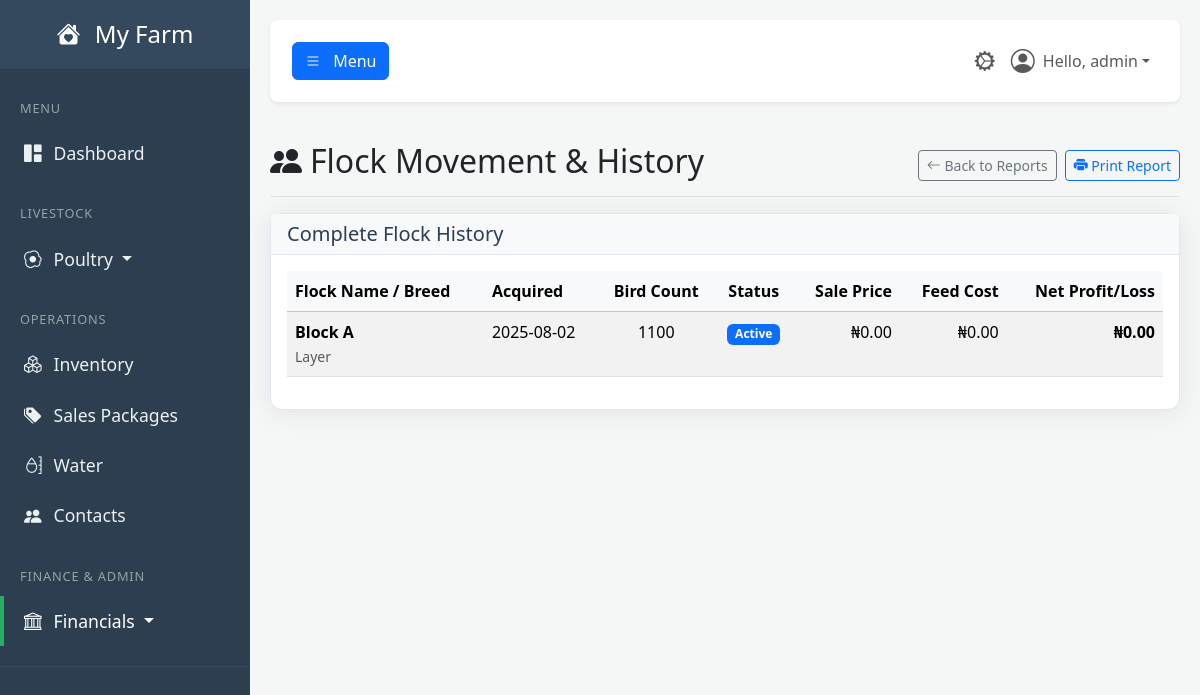
/report/flock-movement (signed in), run on an earlier commit of the app's database.
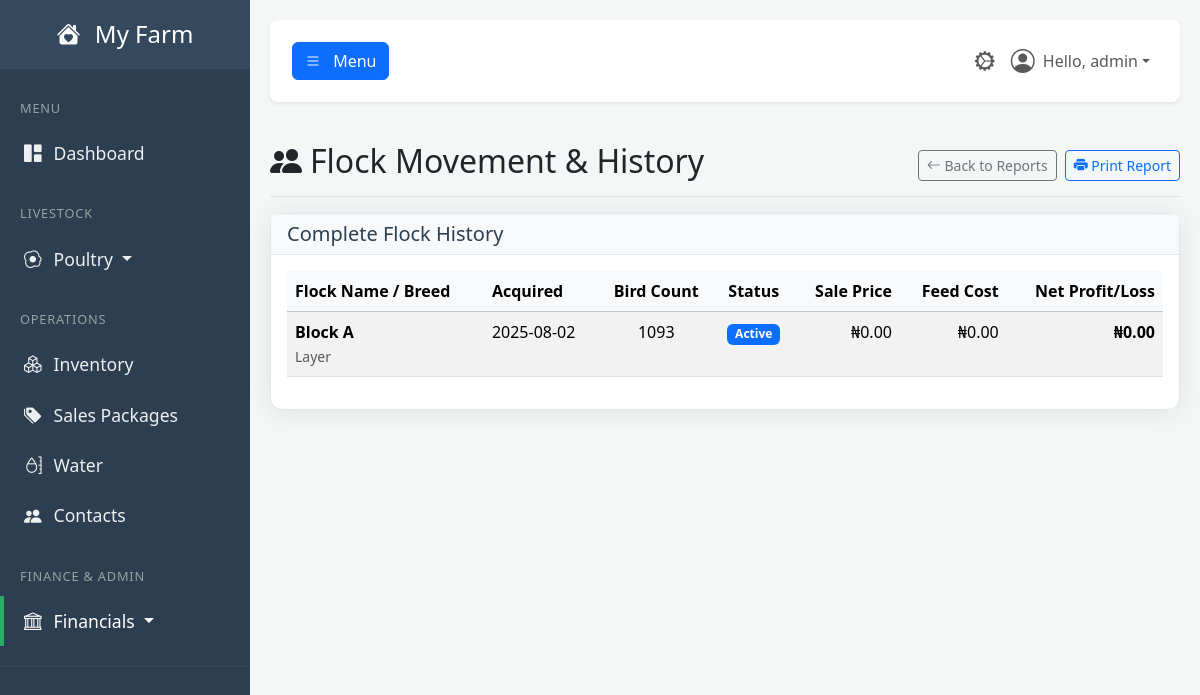
And on a later commit of the database.
### tables this page shows
CREATE TABLE poultry_flocks (
            id INTEGER PRIMARY KEY,
            flock_name TEXT NOT NULL,
            breed TEXT NOT NULL,
            acquisition_date TEXT NOT NULL,
            bird_count INTEGER NOT NULL,
            status TEXT NOT NULL, -- Active, Sold, Archived
            created_at TIMESTAMP DEFAULT CURRENT_TIMESTAMP
        , final_sale_price REAL DEFAULT 0, total_cost REAL DEFAULT 0, net_profit REAL DEFAULT 0, cost_per_bird REAL DEFAULT 0);

### app.py (the view)
@app.route('/report/flock-movement')
@login_required
@permission_required('run_operational_reports')
def report_flock_movement():
    db = get_db()
    all_flocks = db.execute("""
        SELECT
            pf.*,
            (SELECT COALESCE(SUM(il.cost_of_usage), 0) FROM inventory_log il WHERE il.flock_id = pf.id) as calculated_feed_cost
        FROM poultry_flocks pf
        ORDER BY pf.acquisition_date DESC
    """).fetchall()
    return render_template(
        'report_flock_movement.html',
        user=g.user,
        all_flocks=all_flocks,
        now=datetime.utcnow()
    )

### app.py (called while the page is built)
def get_db():
    if 'db' not in g:
        g.db = sqlite3.connect(DATABASE)
        g.db.row_factory = sqlite3.Row
    return g.db

def login_required(f):
    @wraps(f)
    def decorated_function(*args, **kwargs):
        if 'user_id' not in session:
            flash('Please log in to access this page.', 'warning')
            return redirect(url_for('login'))
        g.user = User.get_by_id(session['user_id'])
        if not g.user:
            session.clear()
            return redirect(url_for('login'))
        return f(*args, **kwargs)
    return decorated_function

def permission_required(permission_name):
    def decorator(f):
        @wraps(f)
        def decorated_function(*args, **kwargs):
            if not hasattr(g, 'user') or not g.user.has_permission(permission_name):
                flash('You do not have the required permission.', 'danger')
                return redirect(url_for('dashboard'))
            return f(*args, **kwargs)
        return decorated_function
    return decorator

### templates/report_flock_movement.html (shortened to what this page needs)
{% extends "base.html" %}
{% block content %}
    <div class="d-flex justify-content-between flex-wrap flex-md-nowrap align-items-center pt-3 pb-2 mb-3 border-bottom no-print">
        <h1 class="h2"><i class="bi bi-people-fill me-2"></i>Flock Movement & History</h1>
        <div class="btn-toolbar mb-2 mb-md-0">
            <a href="{{ url_for('reports_dashboard') }}" class="btn btn-sm btn-outline-secondary me-2">
                <i class="bi bi-arrow-left"></i> Back to Reports
            </a>
            <button onclick="window.print();" class="btn btn-sm btn-outline-primary">
                <i class="bi bi-printer-fill"></i> Print Report
            </button>
        </div>
    </div>
    <div class="card shadow-sm">
        <div class="card-header bg-light">
            <h5 class="mb-0">Complete Flock History</h5>
        </div>
        <div class="card-body">
            <div class="table-responsive">
                <table class="table table-striped table-hover">
                    <thead class="table-light">
                        <tr>
                            <th>Flock Name / Breed</th>
                            <th>Acquired</th>
                            <th class="text-center">Bird Count</th>
                            <th class="text-center">Status</th>
                            <th class="text-end">Sale Price</th>
                            <th class="text-end">Feed Cost</th>
                            <th class="text-end">Net Profit/Loss</th>
                        </tr>
                    </thead>
                    <tbody>
                        {% for flock in all_flocks %}
                        <tr class="{{ 'table-success' if (flock.net_profit or 0) > 0 else 'table-danger' if flock.status == 'Inactive' }}">
                            <td><strong>{{ flock.flock_name }}</strong><br><small class="text-muted">{{ flock.breed }}</small></td>
                            <td>{{ flock.acquisition_date }}</td>
                            <td class="text-center">{{ flock.bird_count }}</td>
                            <td class="text-center">
                                <span class="badge bg-{{ 'secondary' if flock.status == 'Inactive' else 'primary' }}">{{ flock.status }}</span>
                            </td>
                            <td class="text-end">₦{{ '{:,.2f}'.format(flock.final_sale_price or 0) }}</td>
                            <td class="text-end">₦{{ '{:,.2f}'.format(flock.total_cost or flock.calculated_feed_cost) }}</td>
                            <td class="text-end"><strong>₦{{ '{:,.2f}'.format(flock.net_profit or 0) }}</strong></td>
                        </tr>
                        {% else %}
                        <tr><td colspan="7" class="text-center p-4">No flocks found in the system.</td></tr>
                        {% endfor %}
                    </tbody>
                </table>
            </div>
        </div>
    </div>
{% endblock %}

What changed in the data, as far as the page shows it:
changed poultry_flocks "Block A": bird_count "1100" → "1093"
